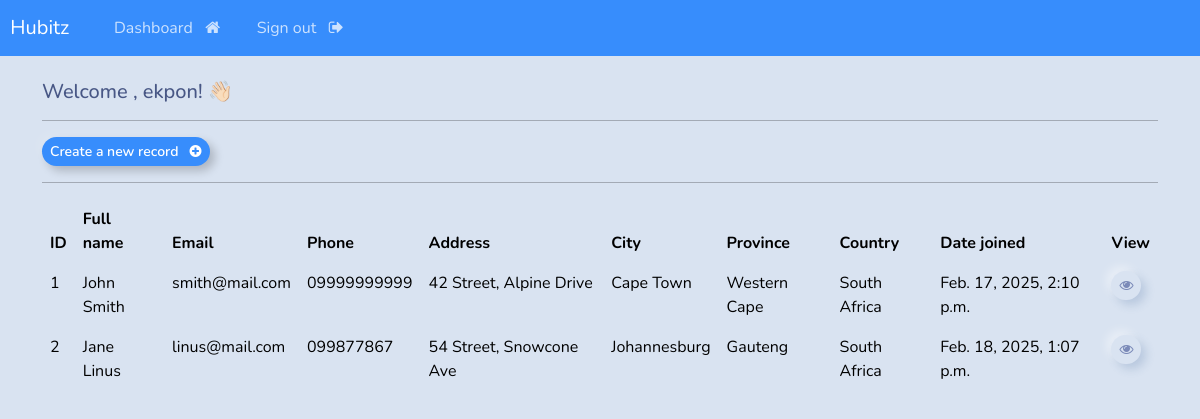
Before: /dashboard (signed in) with the older database file.
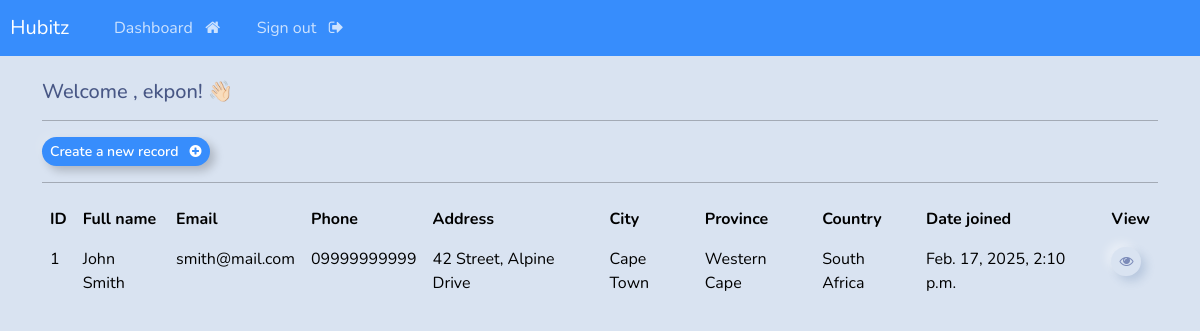
After: the same page with the newer database file.
### webapp/models.py (models this page shows, shortened)
class Record(models.Model):
    creation_date = models.DateTimeField(auto_now_add=True)
    first_name = models.CharField(max_length=100)
    last_name = models.CharField(max_length=100)
    email = models.CharField(max_length=225)
    phone = models.CharField(max_length=20)
    address = models.CharField(max_length=300)
    city = models.CharField(max_length=255)
    province = models.CharField(max_length=200)
    country = models.CharField(max_length=125)

### webapp/views.py (the view)
# urls.py: path('dashboard', views.dashboard, name="dashboard"),
@login_required(login_url='my-login')
def dashboard(request):
    my_records = Record.objects.all()
    context = {'records': my_records}
    return render(request, 'webapp/dashboard.html', context=context)

### webapp/templates/webapp/dashboard.html
{% extends 'webapp/base.html' %}
{% block content %}
    <h5> Welcome , {{user}}! 👋🏻 </h5>
    <hr class="w-90 mx-auto my-3" style="border-top: 1px solid #000;">
    <a class="btn btn-outline-primary btn-sm" href="{% url 'create-record' %}">
        Create a new record &nbsp; <i class="fa fa-plus-circle" aria-hidden="true"></i>
    </a>
    <hr class="w-90 mx-auto my-3" style="border-top: 1px solid #000;">
    <table class="table table-blue table-hover table-boardered">
            <thead class="table-blue">
                <tr>
                    <th scope="col"> ID </th>
                    <th scope="col"> Full name </th>
                    <th scope="col"> Email </th>
                    <th scope="col"> Phone </th>
                    <th scope="col"> Address </th>
                    <th scope="col"> City </th>
                    <th scope="col"> Province </th>
                    <th scope="col"> Country </th>
                    <th scope="col"> Date joined </th>
                    <th scope="col"> View </th>
                </tr>
            </thead>
            <tbody>
            {% if records %}
                {% for record in records %}
                <tr>
                    <td> {{record.id}} </td>
                    <td> {{record.first_name}} {{record.last_name}} </td>
                    <td> {{record.email}} </td>
                    <td> {{record.phone}} </td>
                    <td> {{record.address}} </td>
                    <td> {{record.city}} </td>
                    <td> {{record.province}} </td>
                    <td> {{record.country}} </td>
                    <td> {{record.creation_date}} </td>
                    <td> <a class="btn btn-success btn-sm" href="{% url 'record' record.id %}"> <i class="fa fa-eye" aria-hidden="true"></i> </a></td>
                </tr>
                {% endfor %}
            {% endif %}
            </tbody>
    </table>
{% endblock %}

### webapp/templates/webapp/base.html (shortened to what this page needs)
{% load static %}
<!DOCTYPE html>
<html>
  <head>
      <link rel="stylesheet" type="text/css" href="https://bootswatch.com/5/morph/bootstrap.min.css">
      <link rel="stylesheet" type="text/css" href="{% static 'css/styles.css' %}">
      <link rel="stylesheet" href="https://cdnjs.cloudflare.com/ajax/libs/font-awesome/4.7.0/css/font-awesome.min.css">
  </head>
  <body>
       {% include 'webapp/navbar.html' %}
       <div class="container">
        <br>
        {% block content %}
        {% endblock %}
       </div>
  </body>
</html>

### webapp/templates/webapp/navbar.html (shortened to what this page needs)
<nav class="navbar navbar-expand-lg navbar-dark bg-primary justify-content-center">
    <a class="navbar-brand main-heading" href="{% url '' %}">
      &nbsp; Hubitz
    </a>
      <div class="collapse navbar-collapse text-center" id="navbarNavDropdown">
        <ul class="navbar-nav mr-auto">
          {% if user.is_authenticated %}
            <li class="nav-item">
              <a class="nav-link" href="{% url 'dashboard' %}">Dashboard &nbsp; <i class="fa fa-home" aria-hidden="true"></i> </a>
            </li>
            <li class="nav-item">
              <a class="nav-link" href="{% url 'user-logout' %}">Sign out &nbsp; <i class="fa fa-sign-out" aria-hidden="true"></i> </a>
            </li>
        </ul>
        {% endif %}
      </div>
  </nav>

Changed rows visible on the page:
removed Record: id "2", first_name "Jane", last_name "Linus", email "linus@mail.com", phone "099877867", address "54 Street, Snowcone Ave", city "Johannesburg", province "Gauteng", country "South Africa", creation_date "Feb. 18, 2025, 1:07 p.m."
